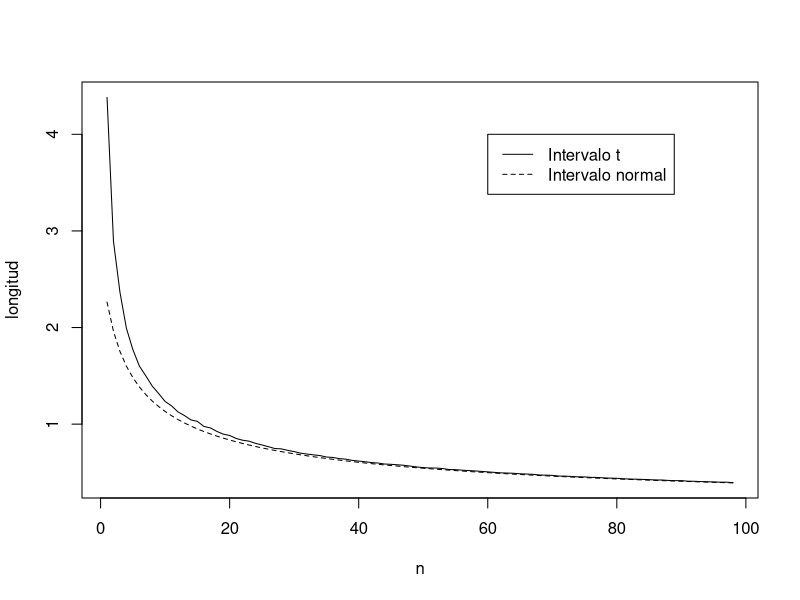

Write R code to recreate this figure.
### longitud del intervalo t para mu
set.seed(123)

alpha<-0.05
mu<-0
sigma<-1
m<-1000
n<-seq(3,100,1)
l_t<-rep(NA,length(n))
for(i in 1:length(n)){
aux<-rep(NA,m)
for(k in 1:m){
dato<-rnorm(n[i],mean=0,sd=sigma)
aux[k]<-2*qt(1-alpha/2,n[i]-1)*sqrt(var(dato))/sqrt(n[i])
}
l_t[i]<-mean(aux)
}


l_n<-2*qnorm(1-alpha/2)*sigma/sqrt(n)

plot(l_t,type="l",xlab="n",ylab="longitud")
lines(l_n,lty=2)
legend(60,4,c("Intervalo t", "Intervalo normal"),lty=c(1,2))

